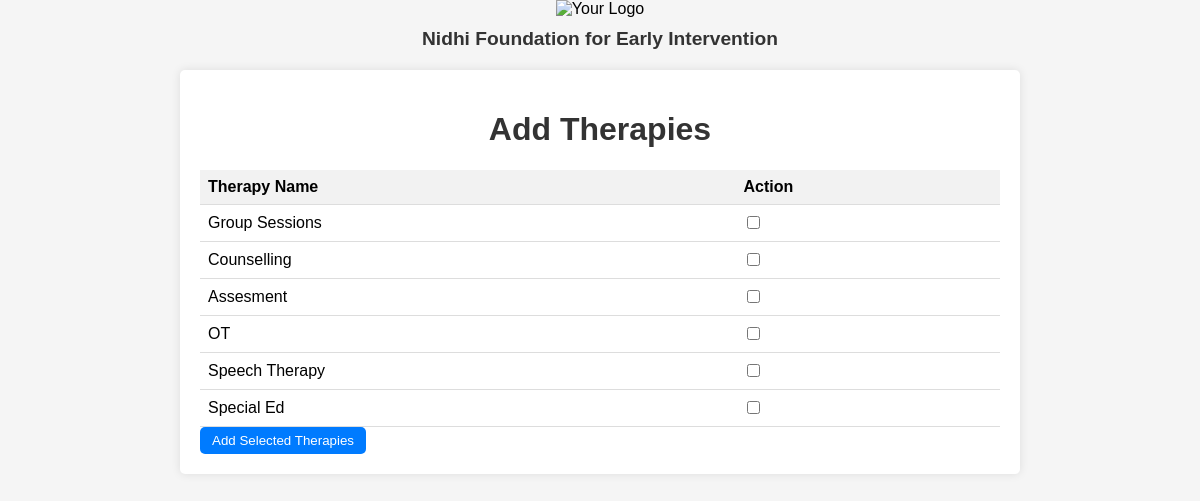
The app's page /add_therapies.php?id=1 (signed in) with its own data.
### tables this page shows
CREATE TABLE `therapies` (
  `therapy_id` int(11) NOT NULL,
  `service_description` varchar(300) NOT NULL,
  `unit_price` decimal(10,0) NOT NULL
);

### add_therapies.php (the view, shortened to what this page needs)
<!DOCTYPE html>
<html lang="en">
<head>
</head>
<body>
    <?php include 'logo.php'; ?>
    <div class="container">
        <h1>Add Therapies</h1>
        <?php
        if (isset($_GET['id']) && !empty($_GET['id'])) {
            $servername = "localhost";
            $username = "root";
            $password = "";
            $dbname = "nidhi_students";
            $conn = new mysqli($servername, $username, $password, $dbname);
            $sql = "SELECT therapy_id, service_description FROM therapies";
            $result = $conn->query($sql);
            if ($result->num_rows > 0) {
                echo "<form method='post'>";
                echo "<table>";
                echo "<tr><th>Therapy Name</th><th>Action</th></tr>";
                while($row = $result->fetch_assoc()) {
                    echo "<tr>";
                    echo "<td>" . $row["service_description"] . "</td>";
                    echo "<td><input type='checkbox' name='therapy[]' value='{$row['therapy_id']}'></td>";
                    echo "</tr>";
                }
                echo "</table>";
                echo "<input type='submit' name='add_therapy' class='add-button' value='Add Selected Therapies'>";
                echo "</form>";
            } else {
                echo "<p>No therapies available.</p>";
            }
        } else {
            echo "<p>No student ID provided.</p>";
        }
        ?>
    </div>
</body>
</html>

### add_therapies.php (style rules this page uses)
body { font-family: Arial, sans-serif; background-color: #f5f5f5; margin: 0; padding: 0; }
.container { max-width: 800px; margin: 20px auto; padding: 20px; background-color: #fff; border-radius: 5px; box-shadow: 0 0 10px rgba(0,0,0,0.1); }
h1 { text-align: center; color: #333; }
table { width: 100%; border-collapse: collapse; margin-top: 20px; }
th, td { padding: 8px; border-bottom: 1px solid #ddd; }
th { background-color: #f2f2f2; text-align: left; }
.add-button { background-color: #007bff; color: #fff; border: none; padding: 6px 12px; text-align: center; text-decoration: none; display: inline-block; border-radius: 5px; cursor: pointer; }

### records on screen
therapies: service_description "Group Sessions"
therapies: service_description "Counselling"
therapies: service_description "Assesment"
therapies: service_description "OT"
therapies: service_description "Speech Therapy"
therapies: service_description "Special Ed"
